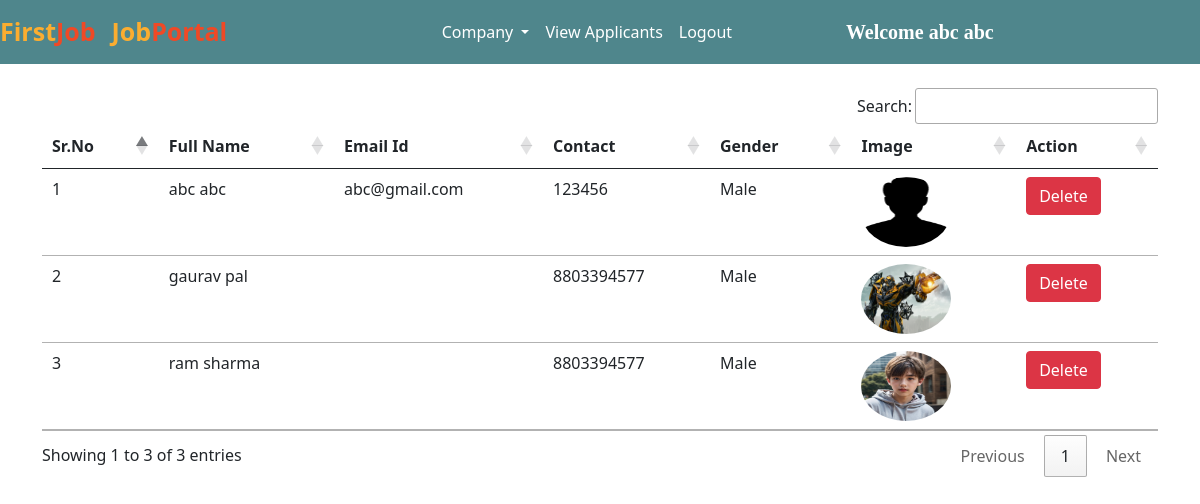
The app's page /view_applicants/ (signed in) with its own data.
### jobs/models.py (models this page shows, shortened)
class Applicant(models.Model):
    user = models.ForeignKey(User, on_delete=models.CASCADE)
    phone = models.CharField(max_length=10)
    image = models.ImageField(upload_to="")
    gender = models.CharField(max_length=10)
    type = models.CharField(max_length=15)

### jobs/views.py (the view)
# urls.py: path("view_applicants/", views.view_applicants, name="view_applicants"),
def view_applicants(request):
    if not request.user.is_authenticated:
        return redirect("/admin_login")
    applicants = Applicant.objects.all()
    return render(request, "view_applicants.html", {'applicants':applicants})

### jobs/templates/view_applicants.html (shortened to what this page needs)
{% extends 'admin_navbar.html' %}
{% block view_applicants %} active {% endblock %}
{% block body %}
<div class="container mt-4">
<table class="table table-hover" id="example">
    <thead>
        <tr>
            <th>Sr.No</th>
            <th>Full Name</th>
            <th>Email Id</th>
            <th>Contact</th>
            <th>Gender</th>
            <th>Image</th>
            <th>Action</th>
        </tr>
    </thead>
    <tbody>
        {% for applicant in applicants %}
        <tr>
            <td>{{forloop.counter}}</td>
            <td>{{applicant.user.get_full_name}}</td>
            <td>{{applicant.user.email}}</td>
            <td>{{applicant.phone}}</td>
            <td>{{applicant.gender}}</td>
            <td><img src="{{applicant.image.url}}" class="rounded-circle" width="90px" height="70px"></td>
            <td><a href="/delete_user/{{applicant.user.id}}/" class="btn btn-danger" onclick="return confirm('Are you sure you want to delete this applicant?')">Delete</a></td>
        </tr>
        {% endfor %}
    </tbody>
</table>
</div>
{% endblock %}

### jobs/templates/admin_navbar.html (shortened to what this page needs)
<!doctype html>
<html lang="en">
<head>
  <link href="https://cdn.jsdelivr.net/npm/bootstrap@5.0.2/dist/css/bootstrap.min.css" rel="stylesheet"
>
  <link rel="stylesheet" href="https://cdn.datatables.net/1.10.25/css/jquery.dataTables.min.css">
  <link rel="stylesheet" href="https://cdn.datatables.net/buttons/1.7.1/css/buttons.dataTables.min.css">
</head>
<body>
  <nav class="navbar navbar-expand-lg navbar-dark">
      <a class="navbar-brand" href="/"><span class="head1">First</span><span class="head2">Job</span></a>
      <a class="navbar-brand" href="#"><span class="head1">Job</span><span class="head2">Portal</span></a>
      <div class="container w-50">
      <div class="collapse navbar-collapse" id="navbarSupportedContent">
        <ul class="navbar-nav me-auto mb-2 mb-lg-0">
          <div class="collapse navbar-collapse" id="navbarNavDarkDropdown">
            <ul class="navbar-nav">
              <li class="nav-item dropdown">
                <a class="nav-link active dropdown-toggle" href="#" id="navbarDarkDropdownMenuLink" role="button" data-bs-toggle="dropdown" aria-expanded="false">
                  Company
                </a>
              </li>
            </ul>
          </div>
          <li class="nav-item">
            <a class="nav-link {% block view_applicants %} {% endblock %}" href="/view_applicants/">View Applicants</a>
          </li>
          <li class="nav-item">
            <a class="nav-link active" href="/logout/">Logout</a>
          </li>
        </ul>
        <a class="navbar-brand" style="font-weight: bold; font-family: 'Times New Roman', Times, serif;" href="#">Welcome {{request.user.get_full_name}}</a>
      </div>
      </div>
  </nav>
  {% block body %}
  {% endblock %}
</body>
</html>

### jobs/templates/admin_navbar.html (style rules this page uses)
.navbar { background-color: #4f868c; }
.head1 { color: #FBAD30; font-size: 25px; font-weight: bold; height: 50px; }
.head2 { color: #EF4926; font-size: 25px; font-weight: bold; }

### records on screen
Applicant: user.get_full_name "abc abc", user.email "abc@gmail.com", phone "123456", gender "Male", image (picture)
Applicant: user.get_full_name "gaurav pal", phone "8803394577", gender "Male", image (picture)
Applicant: user.get_full_name "ram sharma", phone "8803394577", gender "Male", image (picture)

### other values on screen
{{ request.user.get_full_name }} "abc abc"
